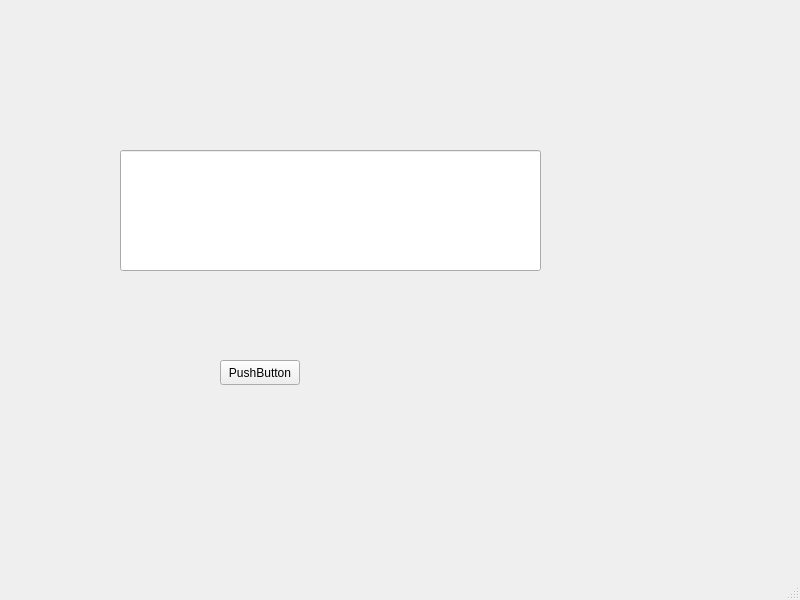
<?xml version="1.0" encoding="UTF-8"?>
<ui version="4.0">
 <class>MainWindow</class>
 <widget class="QMainWindow" name="MainWindow">
  <property name="geometry">
   <rect>
    <x>0</x>
    <y>0</y>
    <width>800</width>
    <height>600</height>
   </rect>
  </property>
  <property name="windowTitle">
   <string>MainWindow</string>
  </property>
  <widget class="QWidget" name="centralwidget">
   <widget class="QLineEdit" name="lineEdit">
    <property name="geometry">
     <rect>
      <x>120</x>
      <y>150</y>
      <width>421</width>
      <height>121</height>
     </rect>
    </property>
   </widget>
   <widget class="QPushButton" name="pushButton">
    <property name="geometry">
     <rect>
      <x>220</x>
      <y>360</y>
      <width>80</width>
      <height>25</height>
     </rect>
    </property>
    <property name="text">
     <string>PushButton</string>
    </property>
   </widget>
  </widget>
  <widget class="QMenuBar" name="menubar">
   <property name="geometry">
    <rect>
     <x>0</x>
     <y>0</y>
     <width>800</width>
     <height>25</height>
    </rect>
   </property>
  </widget>
  <widget class="QStatusBar" name="statusbar"/>
 </widget>
 <resources/>
 <connections/>
</ui>
